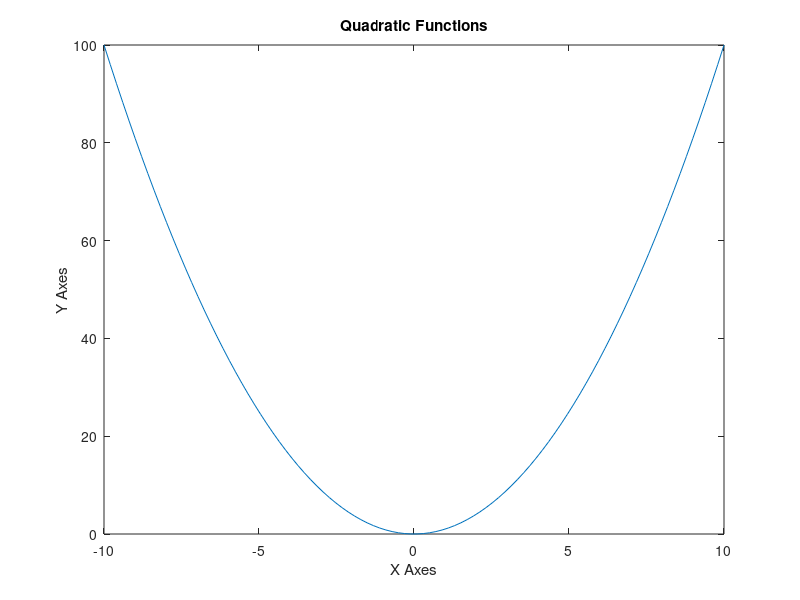
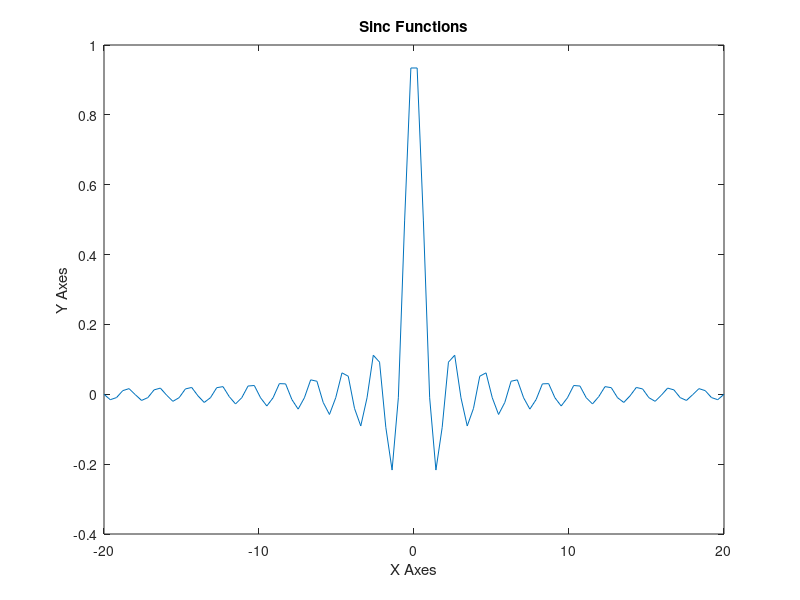

MATLAB code for these plots, in order:
% x = linspace (0, 5*pi); %defined as domain
% y = sin(x);
% %x = [1 2 3 4 5 6 7 8 9 10];
% %y = 10 20 30 40 50 60 70 80 90 100];
% plot(x, y);
% %title('Plot');
% title('Sin Wave');
% xlabel('X Data');
% ylabel('Y Data');
% 
% % Plotting Multiple Functions
% x = linspace(0, 5 * pi); % Define the domain for the plot
% y1 = sin(x); % Output the range of the plot 
% y2 = cos(x);
% plot(x, y1, x, y2); % Plot the function
% title('Trigonometric Wave'); % Add the title after the plot function
% xlabel('X Axes'); % Add X-Axis Title
% ylabel('Y Axes'); % Add Y-Axis Title

% % adding a legend
% x = linspace(0, 5 * pi); % Define the domain for the plot
% y1 = sin(x); % Output the range of the plot 
% y2 = cos(x);
% plot(x, y1, x, y2); % Plot the function
% title('Trigonometric Wave'); % Add the title after the plot function
% xlabel('X Axes'); % Add X-Axis Title
% ylabel('Y Axes'); % Add Y-Axis Title
% legend({'y = sin(x)','y = cos(x)'},'Location','southwest'); %Add a lengend to differentiate the line
% 
% x1 = linspace(-10, 10); % Define the domain for the first plot
% y1 = x1.^2; % Output the range of the first plot 
% x2 = linspace(-20, 20); % Define the domain for the second plot
% y2 = 100 * sin(x2); % Output the range of the second plot 
% plot(x1, y1, x2, y2); % Plot the function
% title('Quadratic and Sinc functions'); % Add the title after the plot function
% xlabel('X Axes'); % Add X-Axis Title
% ylabel('Y Axes'); % Add Y-Axis Title

%Plotting multiple plots
x = linspace(0, 5 * pi); % Define the domain for the plot
y1 = sin(x); % Output the range of the first plot 
y2 = cos(x); % Output the range of the second plot
figure(1); % Create the first plot !!!!!!!!!!!!!!!!!!!!!!!!!!!!!!!!! create different figures(tabs) so you can get separate plot tabs
plot(x, y1); % Plot the function
title('Sin Wave'); % Add the title after the plot function
xlabel('X Axes'); % Add X-Axis Title
ylabel('Y Axes'); % Add Y-Axis Title
figure(2); % Create the second plot
plot(x, y2); % Plot the function
title('Cos Wave'); % Add the title after the plot function
xlabel('X Axes'); % Add X-Axis Title
ylabel('Y Axes'); % Add Y-Axis Title

x1 = linspace(-10, 10); % Define the domain for the first plot
y1 = x1.^2; % Output the range of the first plot 
x2 = linspace(-20, 20); % Define the domain for the second plot
y2 = sinc(x2); % Output the range of the second plot 
figure(1); % Create the first plot
plot(x1, y1); % Plot the function
title('Quadratic Functions'); % Add the title after the plot function
xlabel('X Axes'); % Add X-Axis Title
ylabel('Y Axes'); % Add Y-Axis Title
figure(2); % Create the Second Plot
plot(x2, y2); % Plot the function
title("Sinc Functions"); % Add the title after the plot function
xlabel('X Axes'); % Add X-Axis Title
ylabel('Y Axes'); % Add Y-Axis Title
